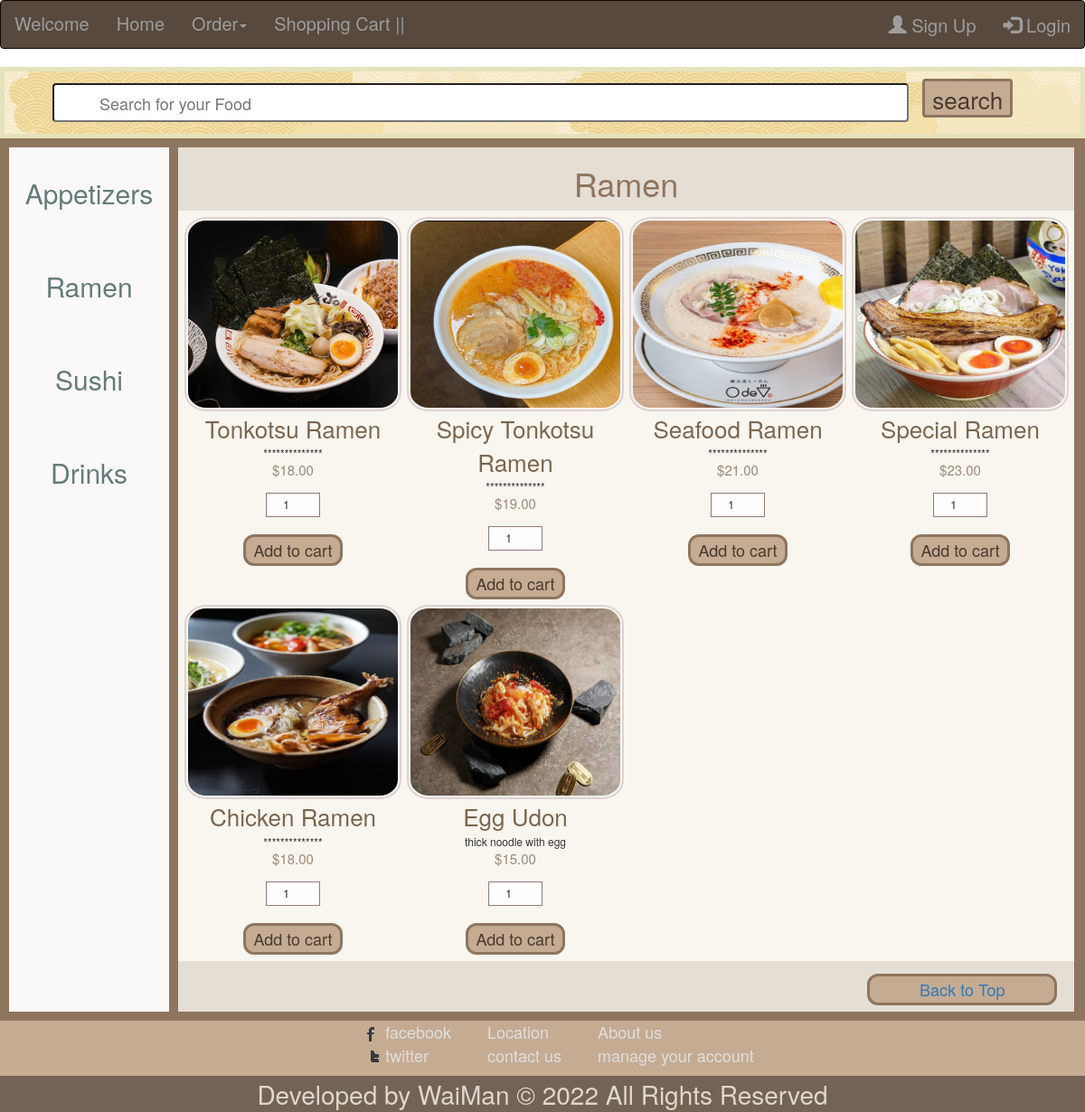
Page /side_ramen.php on the committed database.
### tables this page shows
CREATE TABLE `food` (
  `food_id` int(100) UNSIGNED NOT NULL,
  `product_name` varchar(100) NOT NULL,
  `description` text NOT NULL,
  `price` decimal(10,2) NOT NULL,
  `image_name` varchar(255) NOT NULL,
  `category_id` int(100) UNSIGNED NOT NULL
);

### side_ramen.php (the view, shortened to what this page needs)
<?php
include('includes/header.php');
?>
    <section class="search-box">
            <form action="search.php" method="POST" >
                <input type="search" name="search" placeholder="Search for your Food" required>
                <input type="submit" name="submit" value="search" class="search-btn">
            </form>
    </section>
<div class="grid-container">
  <div class="side-bar">
<ul>
  <li><a href="side_appetizers.php">Appetizers</a></li>
  <li><a href="side_ramen.php">Ramen</a></li>
  <li><a href="side_sushi.php">Sushi</a></li>
  <li><a href="side_drinks.php">Drinks</a></li>
</ul>
</div>
  <div>
  <a class="title" href="#top"><h1>Ramen</h1></a>
  <div class="sub-menu">
<?php
$sql="SELECT * FROM food WHERE category_id=2";
$result= mysqli_query($conn,$sql);
  $count = mysqli_num_rows($result);
  if($count>0){
  while($rows=mysqli_fetch_assoc($result)){
                $product_name=$rows['product_name'];
                $description=$rows['description'];
                $price=$rows['price'];
                $image_name=$rows['image_name'];
?>
<form method="post" action="">
<div class="food-box">
    <div>
    <img src="img/<?php echo $image_name; ?>"
                 alt="Drinks">
    </div>
    <div class="product_name"><?php echo $product_name;?></div>
    <div class="description"><?php echo $description;?></div>
    <div class="price">$<?php echo $price;?></div>
    <input type="number" name="quantity" value="1" min="1" max="5" style="width:60px; padding:3px; text-align: center;"/><br>
    <input type="submit" class="add-to-cart" name="add_to_cart" value="Add to cart" />
    </div>
    </form>
<?php
  }
}
?>
  </div>
  <button class="backtotop-s"><a href="#top">Back to Top</a></button>
  </div>
</div>
<?php include('includes/footer.php'); ?>

### includes/header.php (shortened to what this page needs)
<!DOCTYPE html>
<html lang="en">
<head>
<link rel="stylesheet" href="style/cart_style.css">
<link rel="stylesheet" href="style/gallery.css">
<link rel="stylesheet" href="style.css">
<link rel="stylesheet" href="https://maxcdn.bootstrapcdn.com/bootstrap/3.4.1/css/bootstrap.min.css">
</head>
<body>
  <nav class="navbar navbar-inverse" style="background-color:#57493d;font-size:20px;">
  <div class="container-fluid">
    <div class="navbar-header">
      <a class="navbar-brand" style="font-size:20px;" href="#">Welcome <?php echo $fname; ?></a>
    </div>
    <ul class="nav navbar-nav">
      <li><a href="menu.php">Home</a></li>
      <li class="dropdown"><a class="dropdown-toggle" data-toggle="dropdown" href="#">Order<span class="caret"></span></a>
      </li>
      <li><a href="cart-adding.php">Shopping Cart |<?php echo $_SESSION["cart_count"];?>|</a></li>
    </ul>
    <ul class="nav navbar-nav navbar-right">
      <?php if (!$_SESSION['login']) { ?>
      <li><a href="sign_up.php"><span class="glyphicon glyphicon-user"></span> Sign Up</a></li>
      <li><a href="login.php"><span class="glyphicon glyphicon-log-in"></span> Login</a></li>
      <?php }
else { ?>
     <li><a href="logout.php"><span class="glyphicon glyphicon-log-in"></span> Logout</a></li>
<?php } ?>
    </ul>
  </div>
</nav>

### includes/footer.php
<footer>
      <nav class="bottom">
         <ul>
            <li><a href="#"><img src="img/I-fb.png" />facebook</a></li>
            <li><a href="#"><img src="img/I-twitter.png"/>twitter</a></li>
         </ul>
         <ul>
            <li><a href="#">Location</a></li>
            <li><a href="#">contact us</a></li>
         </ul>
         <ul>
            <li><a href="#">About us</a></li>
            <li><a href="deleteacc.php">manage your account</a></li>
         </ul>
      </nav>
      <div class="reserved">Developed by WaiMan &copy; 2022 All Rights Reserved</div>
   </footer>
</body>
</html>

### style.css (style rules this page uses)
html { scroll-behavior: smooth; }
a { text-decoration: none; text-decoration-color: #aec3d3; }
.title { color: #8e755e; text-align: center; text-decoration: none; }
.grid-container { display: grid; grid-template-columns: 15% 84% ; grid-column-gap: 10px; grid-row-gap: 10px; background-color: #8e755e; padding: 10px; }
.grid-container > div { background-color: rgba(252, 249, 243, 0.8); text-align: center; font-size: 30px; }
.side-bar > ul { margin: 0; padding: 0; height: 100%; background-color: #fcfafaf3; text-decoration: none; list-style: none; }
.side-bar > ul > li a { display: block; color: rgb(99, 124, 122); padding: 8px 16px; text-decoration: none; overflow: hidden; padding-top: 30px; padding-bottom: 30px; }
.search-box { padding: 3px; border: 5px solid rgb(229, 227, 189); background-image: url("img/bg6.jpg"); background-repeat: repeat; }
input[type=search] { width: 80%; height: 43px; padding-left: 50px; margin: 10px; margin-left: 50px; border-radius: 4px; box-sizing: border-box; font-size: 18px; overflow: hidden; }
.food-box input[type=number] { padding: 6px; margin: 4px 2px 11px 2px; border: 1px solid #957878; background: #fffefe; font-size: 13px; box-sizing: border-box; }
.search-btn { width: 100px; height: 43px; background-color: #c5ab92; border-radius: 4px; border: 3px solid #8e755e; color: #473a2f; cursor: pointer; display: inline-block; font-size: 26px; margin: 5px; text-align: center; text-decoration: none; overflow: hidden; position: absolute; }
.food-box { text-align: center; padding: 3px; border-radius: 15%; }
.food-box > div > img { padding: 2px; width: 240px; height: 215px; border: 2px solid rgb(223, 210, 210); border-radius: 10%; }
.product_name { font-size: 26px; color: rgb(124, 102, 78); margin: none; }
.description { font-size: 12px; padding: none; }
.price { font-size: 15px; color: #9d8976; }
.add-to-cart { width: 110px; height: 35px; background-color: #c5ab92; border-radius: 12px; border: 3px solid #8e755e; color: #473a2f; cursor: pointer; display: inline-block; font-size: 18px; margin: 0; text-align: center; text-decoration: none; }
.sub-menu { display: grid; grid-template-columns: auto auto auto auto; background-color: #f9f6f0; padding: 4px; }
.backtotop-s { width: 210px; height: 35px; background-color: #c5ab92; border-radius: 12px; border: 3px solid #8e755e; color: #473a2f; cursor: pointer; display: inline-block; font-size: 18px; margin: 0; text-align: center; text-decoration: none; padding: 2px; margin-left: 75%; margin-top: 14px; margin-bottom: 7px; }
footer { width: 100%; bottom: 0; position: relative; }
.bottom { font-size: 18px; background-color: #c5ab92; display: -webkit-flex; display: flex; -webkit-flex-flow: row nowrap; flex-flow: row nowrap; -webkit-justify-content: center; justify-content: center; }
.bottom > ul >li { list-style-type: none; }
.bottom > ul >li a { text-decoration: none; color: #dfdfdf; }
.reserved { background-color: #726354; color: #dfd7d0; font-size: 28px; text-align: center; }

### rows in the picture
food: image_name (picture), product_name "Tonkotsu Ramen", description "**************", price "18.00"
food: image_name (picture), product_name "Spicy Tonkotsu Ramen", description "**************", price "19.00"
food: image_name (picture), product_name "Seafood Ramen", description "**************", price "21.00"
food: image_name (picture), product_name "Special Ramen", description "**************", price "23.00"
food: image_name (picture), product_name "Chicken Ramen", description "**************", price "18.00"
food: image_name (picture), product_name "Egg Udon", description "thick noodle with egg", price "15.00"
